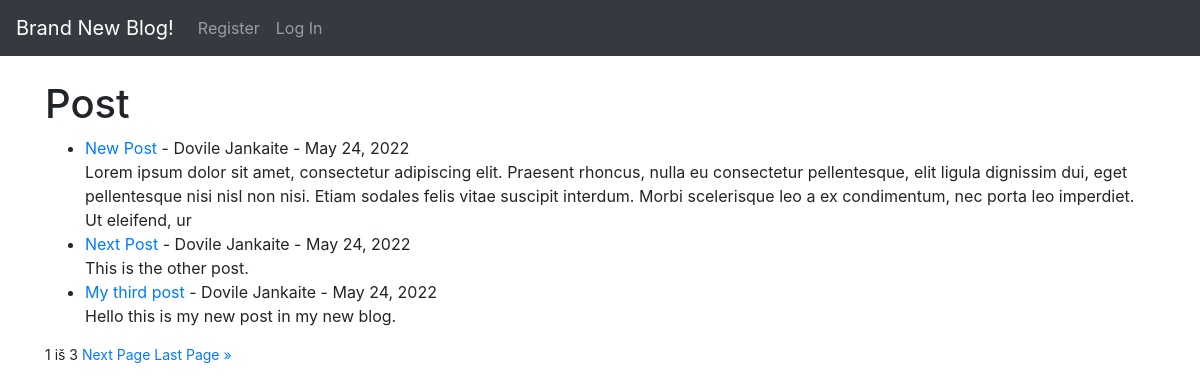
The page / on the database its author committed.
### theblog/models.py (models this page shows, shortened)
class Post(models.Model):
    title = models.CharField(max_length=255)
    title_tag = models.CharField(max_length=255)
    author = models.ForeignKey(User, on_delete=models.CASCADE)
    body = HTMLField()
    posted_date = models.DateField(auto_now_add=True)

### theblog/views.py (the view)
# urls.py: path('', HomeView.as_view(), name = 'home'),
class HomeView(ListView):
    model = Post
    paginate_by = 3
    template_name = 'home.html'
    ordering = ['-posted_date']

### theblog/templates/home.html (shortened to what this page needs)
{% extends 'base.html' %}
{% block content %}
<h1>Post</h1>
<ul>
{% for post in object_list %}
    <li><a href="{% url 'article-detail' post.pk %}">
        {{ post.title }}</a> - {{ post.author.first_name }}
        {{ post.author.last_name }} - {{ post.posted_date }}  <br/>
        {{ post.body|slice:"300"|safe}}</li>
{% endfor%}
</ul>
<small>
  <div class="pagination">
    <span class="step-links">
        <span class="current">
            {{ page_obj.number }} iš {{ page_obj.paginator.num_pages }}
        </span>
        {% if page_obj.has_next %}
            <a href="?page={{ page_obj.next_page_number }}">Next Page</a>
            <a href="?page={{ page_obj.paginator.num_pages }}">Last Page &raquo;</a>
        {% endif %}
    </span>
</div>
</small>
{% endblock %}

### rows shown on the page
Post: title "New Post", author.first_name "Dovile", author.last_name "Jankaite", posted_date "May 24, 2022", body "Lorem ipsum dolor sit amet, consectetur adipiscing elit. Praesent rhoncus, nulla eu consectetur pellentesque, elit ligula dignissim dui, eget pellentesque nisi nisl non nisi. Etiam sodales felis vitae suscipit interdum. Morbi scelerisque leo a ex condimentum, nec porta leo imperdiet. Ut eleifend, ur"
Post: title "Next Post", author.first_name "Dovile", author.last_name "Jankaite", posted_date "May 24, 2022", body "This is the other post."
Post: title "My third post", author.first_name "Dovile", author.last_name "Jankaite", posted_date "May 24, 2022", body "Hello this is my new post in my new blog."

### other values the page prints
{{ page_obj.number }} "1"
{{ page_obj.paginator.num_pages }} "3"
